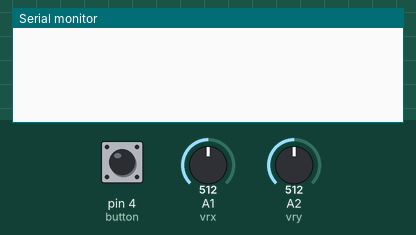
Bench run of a sketch on a simulated Arduino Uno, built with avr-gcc and run on an emulated ATmega328P. On the bench: the last lines printed to the serial monitor. The inputs (shaded band) are chosen by the test bench; at power-on: pin 4 (button) HIGH, A1 (vrx) = 512, A2 (vry) = 512. No radio packets arrive unless stated.

Above: at 1.2 s.
1.3 s: pin 4 (button) pulled LOW for 0.15 s
At 2.3 s:
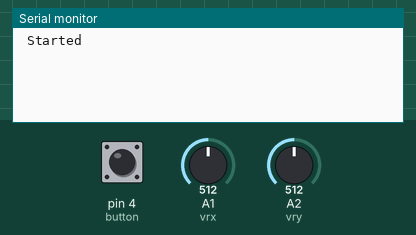
3.9 s: pin 4 (button) pulled LOW for 1 s
At 4.9 s:
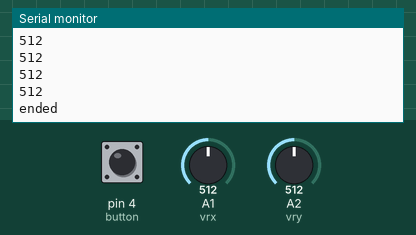

The sketch:

ProjectRC.ino
```cpp
#include <VirtualWire.h>
#include <Wire.h>
#include <LiquidCrystal_I2C.h>

LiquidCrystal_I2C lcd(0x27,16,2);

const int transmit_pin = 12;

 String str;
 char cstr[100];
String message = "";
unsigned int mlength; // message length

// for joystick
 int flag = 0;
int buttonf = 0;
int power = 7;
//int powers =8;
int button = 4;
int vrx = A1;
int vry = A2;

 int xdata = 0;
 int ydata = 0;
void setup()
{
  /*
  lcd.init();
  lcd.init();
  lcd.backlight();
  */
      // Initialise the IO and ISR
    vw_set_tx_pin(transmit_pin);
     vw_setup(2000);       // Bits per sec
  Serial.begin(9600);

  pinMode(vrx, INPUT);
  pinMode(vry, INPUT);
  pinMode(power, OUTPUT);
  //pinMode(powers, OUTPUT);
  digitalWrite(power, HIGH);
  //digitalWrite(powers, HIGH);

  pinMode(button, INPUT);
  digitalWrite(button , HIGH);
}

void loop()
{
  control();

   if( buttonf == 1)
   {
  xdata = analogRead(vrx);
  ydata = analogRead(vry);
  //lcd.setCursor(0,0);
  //lcd.print(xdata);
  //lcd.print(ydata);
 Serial.println(xdata);
 Serial.println(ydata);
SendData(xdata,ydata,buttonf);
delay(100);
   }

   if(buttonf == 0)
   {
    SendData(0,0,0); // send 0 to the receiver.
    delay(100);
   }

}

// this function takes 5 arguments as the input
// the sensors and the sensors group number.
// let's say we are using multiple sensors, the sensors
//can be divided into groups.
void SendData( int xvalue,int yvalue,int buttonstatus)
{

message = message + xvalue +"," + yvalue + "," + buttonstatus ;
mlength = message.length(); // find the number of characters in a message.
  str = message;
  str.toCharArray(cstr,100);
  vw_send((uint8_t *)cstr, mlength); //
  vw_wait_tx(); // Wait until the whole message is gone
  str = "";
  message = "";

}


void control()
{
if (( digitalRead(button) == LOW ) && (buttonf == 0))
{
 //lcd.print("  Started");
   Serial.println(" Started");
  buttonf = 1;
  delay(1000);

}

if (( digitalRead(button) == LOW ) && (buttonf == 1))
{

//lcd.print("ended");
  Serial.println("ended");
  buttonf = 0;
  delay(1000);
}
 digitalWrite(button , HIGH);
}
```

Measured:
- after the input at 1.3 s, the serial monitor: prints a new line after 0.14 s (image 1)
- after the input at 3.9 s, the serial monitor: prints a new line after 0.15 s (image 2)
